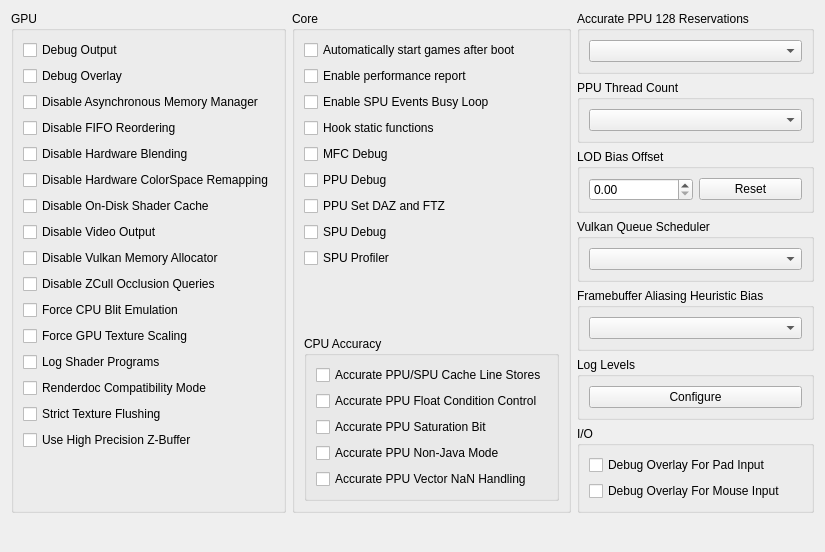
         <widget class="QWidget" name="debugTabScrollContents">
          <property name="geometry">
           <rect>
            <x>0</x>
            <y>0</y>
            <width>825</width>
            <height>552</height>
           </rect>
          </property>
          <layout class="QVBoxLayout" name="debugTabScrollContentsLayout">
           <item>
            <layout class="QHBoxLayout" name="debugTabLayout" stretch="1,1,1">
             <item>
              <widget class="QGroupBox" name="gb_debug_gpu">
               <property name="enabled">
                <bool>true</bool>
               </property>
               <property name="title">
                <string>GPU</string>
               </property>
               <property name="alignment">
                <set>Qt::AlignmentFlag::AlignLeading|Qt::AlignmentFlag::AlignLeft|Qt::AlignmentFlag::AlignTop</set>
               </property>
               <layout class="QVBoxLayout" name="gb_debug_gpu_layout">
                <item alignment="Qt::AlignmentFlag::AlignTop">
                 <widget class="QCheckBox" name="debugOutput">
                  <property name="text">
                   <string>Debug Output</string>
                  </property>
                 </widget>
                </item>
                <item>
                 <widget class="QCheckBox" name="debugOverlay">
                  <property name="text">
                   <string>Debug Overlay</string>
                  </property>
                 </widget>
                </item>
                <item>
                 <widget class="QCheckBox" name="disableAsyncHostMM">
                  <property name="text">
                   <string>Disable Asynchronous Memory Manager</string>
                  </property>
                 </widget>
                </item>
                <item>
                 <widget class="QCheckBox" name="disableFIFOReordering">
                  <property name="text">
                   <string>Disable FIFO Reordering</string>
                  </property>
                 </widget>
                </item>
                <item>
                 <widget class="QCheckBox" name="disableHardwareBlending">
                  <property name="text">
                   <string>Disable Hardware Blending</string>
                  </property>
                 </widget>
                </item>
                <item>
                 <widget class="QCheckBox" name="disableHardwareTexelRemapping">
                  <property name="text">
                   <string>Disable Hardware ColorSpace Remapping</string>
                  </property>
                 </widget>
                </item>
                <item>
                 <widget class="QCheckBox" name="disableOnDiskShaderCache">
                  <property name="text">
                   <string>Disable On-Disk Shader Cache</string>
                  </property>
                 </widget>
                </item>
                <item>
                 <widget class="QCheckBox" name="disableVideoOutput">
                  <property name="text">
                   <string>Disable Video Output</string>
                  </property>
                 </widget>
                </item>
                <item>
                 <widget class="QCheckBox" name="disableVulkanMemAllocator">
                  <property name="text">
                   <string>Disable Vulkan Memory Allocator</string>
                  </property>
                 </widget>
                </item>
                <item>
                 <widget class="QCheckBox" name="disableHwOcclusionQueries">
                  <property name="text">
                   <string>Disable ZCull Occlusion Queries</string>
                  </property>
                 </widget>
                </item>
                <item>
                 <widget class="QCheckBox" name="forceCpuBlitEmulation">
                  <property name="text">
                   <string>Force CPU Blit Emulation</string>
                  </property>
                 </widget>
                </item>
                <item>
                 <widget class="QCheckBox" name="gpuTextureScaling">
                  <property name="text">
                   <string>Force GPU Texture Scaling</string>
                  </property>
                 </widget>
                </item>
                <item>
                 <widget class="QCheckBox" name="logProg">
                  <property name="text">
                   <string>Log Shader Programs</string>
                  </property>
                 </widget>
                </item>
                <item alignment="Qt::AlignmentFlag::AlignTop">
                 <widget class="QCheckBox" name="renderdocCompatibility">
                  <property name="enabled">
                   <bool>true</bool>
                  </property>
                  <property name="text">
                   <string>Renderdoc Compatibility Mode</string>
                  </property>
                 </widget>
                </item>
                <item>
                 <widget class="QCheckBox" name="strictTextureFlushing">
                  <property name="text">
                   <string>Strict Texture Flushing</string>
                  </property>
                 </widget>
                </item>
                <item alignment="Qt::AlignmentFlag::AlignTop">
                 <widget class="QCheckBox" name="forceHighpZ">
                  <property name="text">
                   <string>Use High Precision Z-Buffer</string>
                  </property>
                 </widget>
                </item>
                <item>
                 <spacer name="verticalSpacerDebugGPU">
                  <property name="orientation">
                   <enum>Qt::Orientation::Vertical</enum>
                  </property>
                  <property name="sizeType">
                   <enum>QSizePolicy::Policy::MinimumExpanding</enum>
                  </property>
                  <property name="sizeHint" stdset="0">
                   <size>
                    <width>0</width>
                    <height>0</height>
                   </size>
                  </property>
                 </spacer>
                </item>
               </layout>
              </widget>
             </item>
             <item>
              <widget class="QGroupBox" name="gb_debug_core">
               <property name="title">
                <string>Core</string>
               </property>
               <layout class="QVBoxLayout" name="gb_debug_core_layout">
                <item>
                 <widget class="QCheckBox" name="alwaysStart">
                  <property name="text">
                   <string>Automatically start games after boot</string>
                  </property>
                 </widget>
                </item>
                <item>
                 <widget class="QCheckBox" name="perfReport">
                  <property name="text">
                   <string>Enable performance report</string>
                  </property>
                 </widget>
                </item>
                <item>
                 <widget class="QCheckBox" name="enableSpuEventsBusyLoop">
                  <property name="text">
                   <string>Enable SPU Events Busy Loop</string>
                  </property>
                 </widget>
                </item>
                <item>
                 <widget class="QCheckBox" name="hookStFunc">
                  <property name="text">
                   <string>Hook static functions</string>
                  </property>
                 </widget>
                </item>
                <item>
                 <widget class="QCheckBox" name="mfcDebug">
                  <property name="text">
                   <string>MFC Debug</string>
                  </property>
                 </widget>
                </item>
                <item>
                 <widget class="QCheckBox" name="ppuDebug">
                  <property name="text">
                   <string>PPU Debug</string>
                  </property>
                 </widget>
                </item>
                <item>
                 <widget class="QCheckBox" name="setDAZandFTZ">
                  <property name="text">
                   <string>PPU Set DAZ and FTZ</string>
                  </property>
                 </widget>
                </item>
                <item>
                 <widget class="QCheckBox" name="spuDebug">
                  <property name="text">
                   <string>SPU Debug</string>
                  </property>
                 </widget>
                </item>
                <item>
                 <widget class="QCheckBox" name="spuProfiler">
                  <property name="text">
                   <string>SPU Profiler</string>
                  </property>
                 </widget>
                </item>
                <item>
                 <spacer name="verticalSpacerDebugCore">
                  <property name="orientation">
                   <enum>Qt::Orientation::Vertical</enum>
                  </property>
                  <property name="sizeType">
                   <enum>QSizePolicy::Policy::MinimumExpanding</enum>
                  </property>
                  <property name="sizeHint" stdset="0">
                   <size>
                    <width>0</width>
                    <height>0</height>
                   </size>
                  </property>
                 </spacer>
                </item>
                <item>
                 <widget class="QGroupBox" name="gb_debug_cpu">
                  <property name="title">
                   <string>CPU Accuracy</string>
                  </property>
                  <layout class="QVBoxLayout" name="gb_debug_cpu_layout">
                   <item>
                    <widget class="QCheckBox" name="accurateClineStores">
                     <property name="text">
                      <string>Accurate PPU/SPU Cache Line Stores</string>
                     </property>
                    </widget>
                   </item>
                   <item>
                    <widget class="QCheckBox" name="accuratePPUFPCC">
                     <property name="text">
                      <string>Accurate PPU Float Condition Control</string>
                     </property>
                    </widget>
                   </item>
                   <item>
                    <widget class="QCheckBox" name="accuratePPUSAT">
                     <property name="text">
                      <string>Accurate PPU Saturation Bit</string>
                     </property>
                    </widget>
                   </item>
                   <item>
                    <widget class="QCheckBox" name="accuratePPUNJ">
                     <property name="text">
                      <string>Accurate PPU Non-Java Mode</string>
                     </property>
                    </widget>
                   </item>
                   <item>
                    <widget class="QCheckBox" name="accuratePPUVNAN">
                     <property name="text">
                      <string>Accurate PPU Vector NaN Handling</string>
                     </property>
                    </widget>
                   </item>
                   <item>
                    <spacer name="verticalSpacerDebugCpu">
                     <property name="orientation">
                      <enum>Qt::Orientation::Vertical</enum>
                     </property>
                     <property name="sizeType">
                      <enum>QSizePolicy::Policy::MinimumExpanding</enum>
                     </property>
                     <property name="sizeHint" stdset="0">
                      <size>
                       <width>0</width>
                       <height>0</height>
                      </size>
                     </property>
                    </spacer>
                   </item>
                  </layout>
                 </widget>
                </item>
               </layout>
              </widget>
             </item>
             <item>
              <widget class="QWidget" name="debug_more_stuff" native="true">
               <layout class="QVBoxLayout" name="debug_more_stuff_layout" stretch="0,0,0,0,0,0,1,0">
                <property name="leftMargin">
                 <number>0</number>
                </property>
                <property name="topMargin">
                 <number>0</number>
                </property>
                <property name="rightMargin">
                 <number>0</number>
                </property>
                <property name="bottomMargin">
                 <number>0</number>
                </property>
                <item>
                 <widget class="QGroupBox" name="gb_accurate_ppu_128">
                  <property name="title">
                   <string>Accurate PPU 128 Reservations</string>
                  </property>
                  <layout class="QVBoxLayout" name="gb_accurate_ppu_128_layout">
                   <item>
                    <widget class="QComboBox" name="combo_accurate_ppu_128"/>
                   </item>
                  </layout>
                 </widget>
                </item>
                <item>
                 <widget class="QGroupBox" name="gb_num_ppu_threads">
                  <property name="title">
                   <string>PPU Thread Count</string>
                  </property>
                  <layout class="QVBoxLayout" name="vbl_num_ppu_threads">
                   <item>
                    <widget class="QComboBox" name="combo_num_ppu_threads"/>
                   </item>
                  </layout>
                 </widget>
                </item>
                <item>
                 <widget class="QGroupBox" name="gb_Level_of_Detail">
                  <property name="title">
                   <string>LOD Bias Offset</string>
                  </property>
                  <layout class="QVBoxLayout" name="gb_Level_of_Detail_Layout">
                   <item>
                    <layout class="QHBoxLayout" name="TextureLODBiasLayout">
                     <item>
                      <widget class="QDoubleSpinBox" name="TextureLODBias"/>
                     </item>
                     <item>
                      <widget class="QPushButton" name="TextureLODBiasReset">
                       <property name="text">
                        <string>Reset</string>
                       </property>
                      </widget>
                     </item>
                    </layout>
                   </item>
                  </layout>
                 </widget>
                </item>
                <item>
                 <widget class="QGroupBox" name="gb_vulkansched">
                  <property name="sizePolicy">
                   <sizepolicy hsizetype="Preferred" vsizetype="Minimum">
                    <horstretch>0</horstretch>
                    <verstretch>0</verstretch>
                   </sizepolicy>
                  </property>
                  <property name="title">
                   <string>Vulkan Queue Scheduler</string>
                  </property>
                  <layout class="QVBoxLayout" name="gb_vksched_layout">
                   <item>
                    <widget class="QComboBox" name="vulkansched"/>
                   </item>
                  </layout>
                 </widget>
                </item>
                <item>
                 <widget class="QGroupBox" name="gb_fbAliasingBias">
                  <property name="title">
                   <string>Framebuffer Aliasing Heuristic Bias</string>
                  </property>
                  <layout class="QVBoxLayout" name="gb_fbAliasingBias_layout">
                   <item>
                    <widget class="QComboBox" name="fbAliasingBias"/>
                   </item>
                  </layout>
                 </widget>
                </item>
                <item>
                 <widget class="QGroupBox" name="gb_log_levels">
                  <property name="title">
                   <string>Log Levels</string>
                  </property>
                  <layout class="QVBoxLayout" name="gb_log_levels_layout">
                   <item>
                    <widget class="QPushButton" name="pb_log_levels">
                     <property name="text">
                      <string>Configure</string>
                     </property>
                    </widget>
                   </item>
                  </layout>
                 </widget>
                </item>
                <item>
                 <widget class="QGroupBox" name="gb_debug_io">
                  <property name="title">
                   <string>I/O</string>
                  </property>
                  <layout class="QVBoxLayout" name="gb_debug_io_layout">
                   <item>
                    <widget class="QCheckBox" name="debugOverlayIO">
                     <property name="text">
                      <string>Debug Overlay For Pad Input</string>
                     </property>
                    </widget>
                   </item>
                   <item>
                    <widget class="QCheckBox" name="debugOverlayMouse">
                     <property name="text">
                      <string>Debug Overlay For Mouse Input</string>
                     </property>
                    </widget>
                   </item>
                   <item>
                    <spacer name="verticalSpacer">
                     <property name="orientation">
                      <enum>Qt::Orientation::Vertical</enum>
                     </property>
                     <property name="sizeType">
                      <enum>QSizePolicy::Policy::MinimumExpanding</enum>
                     </property>
                     <property name="sizeHint" stdset="0">
                      <size>
                       <width>0</width>
                       <height>0</height>
                      </size>
                     </property>
                    </spacer>
                   </item>
                  </layout>
                 </widget>
                </item>
                <item>
                 <spacer name="verticalSpacerDebugMore">
                  <property name="orientation">
                   <enum>Qt::Orientation::Vertical</enum>
                  </property>
                  <property name="sizeType">
                   <enum>QSizePolicy::Policy::MinimumExpanding</enum>
                  </property>
                  <property name="sizeHint" stdset="0">
                   <size>
                    <width>0</width>
                    <height>0</height>
                   </size>
                  </property>
                 </spacer>
                </item>
               </layout>
              </widget>
             </item>
            </layout>
           </item>
           <item>
            <spacer name="debugTabSpacer">
             <property name="orientation">
              <enum>Qt::Orientation::Vertical</enum>
             </property>
             <property name="sizeType">
              <enum>QSizePolicy::Policy::MinimumExpanding</enum>
             </property>
             <property name="sizeHint" stdset="0">
              <size>
               <width>0</width>
               <height>0</height>
              </size>
             </property>
            </spacer>
           </item>
          </layout>
         </widget>
